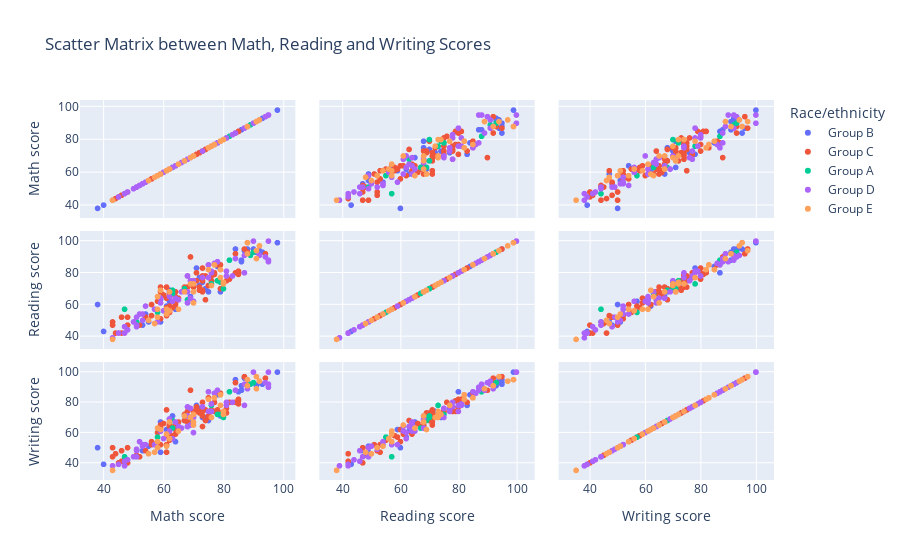

Notebook code cell kept with this figure:
### Code cell
fig = px.scatter_matrix(df, dimensions=['Math score', 'Reading score', 'Writing score'], 
                        color='Race/ethnicity',title='Scatter Matrix between Math, Reading and Writing Scores')
fig.show()

### Figure 1 — Plotly figure (JSON) as saved in the notebook; plotly's stock layout.template omitted (floating-point values rounded to 4 significant figures)
{"data": [{"dimensions": [{"axis": {"matches": true}, "label": "Math score", "values": [72, 90, 71, 88, 40, 38, 85, 67, 69, 93, 79, 87, 98, 86, 61, 62, 64, 63, 86, 72, 53, 73, 84, 59, 62, 54, 59, 55, 78, 62, 74, 64, 91, 59, 75, 92]}, {"axis": {"matches": true}, "label": "Reading score", "values": [72, 95, 83, 95, 43, 60, 80, 70, 65, 93, 68, 94, 99, 87, 59, 62, 68, 69, 88, 77, 47, 74, 95, 63, 69, 54, 64, 49, 84, 67, 70, 57, 93, 49, 68, 94]}, {"axis": {"matches": true}, "label": "Writing score", "values": [74, 93, 78, 92, 39, 50, 87, 68, 67, 92, 71, 96, 100, 88, 62, 57, 63, 71, 91, 76, 48, 70, 95, 61, 69, 52, 67, 51, 85, 64, 70, 54, 91, 47, 68, 93]}], "hovertemplate": "Race/ethnicity=Group B<br>%{xaxis.title.text}=%{x}<br>%{yaxis.title.text}=%{y}<extra></extra>", "legendgroup": "Group B", "marker": {"color": "#636efa", "symbol": "circle"}, "name": "Group B", "showlegend": true, "type": "splom"}, {"dimensions": [{"axis": {"matches": true}, "label": "Math score", "values": [69, 76, 82, 94, 85, 74, 61, 65, 44, 75, 72, 79, 48, 72, 62, 73, 74, 85, 79, 78, 61, 78, 61, 43, 62, 68, 70, 59, 62, 59, 64, 46, 81, 45, 64, 71, 56, 68, 79, 43, 73, 61, 62, 76, 73, 71, 58, 56, 48, 75, 73, 60, 81, 64, 77, 77, 61, 46, 73, 54, 88, 85, 84, 87, 51, 75, 70, 52, 85, 70, 84, 59, 64, 67, 67, 63]}, {"axis": {"matches": true}, "label": "Reading score", "values": [90, 78, 76, 92, 80, 63, 64, 64, 42, 85, 69, 70, 52, 71, 68, 69, 78, 79, 82, 85, 53, 75, 54, 49, 67, 71, 71, 51, 55, 71, 60, 42, 75, 42, 65, 80, 60, 78, 85, 47, 83, 71, 59, 75, 78, 75, 62, 53, 47, 72, 68, 66, 75, 68, 79, 80, 58, 52, 75, 52, 93, 81, 92, 95, 48, 72, 72, 47, 81, 75, 80, 68, 61, 71, 70, 58]}, {"axis": {"matches": true}, "label": "Writing score", "values": [88, 75, 80, 96, 82, 68, 59, 67, 46, 83, 73, 73, 50, 74, 65, 71, 75, 81, 85, 87, 47, 75, 52, 44, 64, 67, 70, 52, 55, 65, 62, 41, 76, 40, 63, 77, 54, 74, 86, 50, 80, 75, 57, 74, 74, 74, 60, 52, 40, 70, 64, 66, 73, 65, 74, 80, 58, 48, 74, 48, 93, 82, 93, 97, 45, 71, 71, 44, 79, 74, 80, 63, 59, 72, 68, 58]}], "hovertemplate": "Race/ethnicity=Group C<br>%{xaxis.title.text}=%{x}<br>%{yaxis.title.text}=%{y}<extra></extra>", "legendgroup": "Group C", "marker": {"color": "#EF553B", "symbol": "circle"}, "name": "Group C", "showlegend": true, "type": "splom"}, {"dimensions": [{"axis": {"matches": true}, "label": "Math score", "values": [47, 63, 78, 82, 67, 90, 58, 76, 89, 51, 68, 79, 63, 80]}, {"axis": {"matches": true}, "label": "Reading score", "values": [57, 69, 75, 88, 70, 93, 55, 73, 91, 49, 63, 74, 67, 70]}, {"axis": {"matches": true}, "label": "Writing score", "values": [44, 68, 72, 87, 71, 93, 57, 78, 92, 44, 64, 72, 63, 70]}], "hovertemplate": "Race/ethnicity=Group A<br>%{xaxis.title.text}=%{x}<br>%{yaxis.title.text}=%{y}<extra></extra>", "legendgroup": "Group A", "marker": {"color": "#00cc96", "symbol": "circle"}, "name": "Group A", "showlegend": true, "type": "splom"}, {"dimensions": [{"axis": {"matches": true}, "label": "Math score", "values": [64, 95, 43, 88, 76, 81, 52, 68, 83, 92, 75, 94, 70, 58, 88, 59, 45, 95, 68, 77, 51, 60, 87, 70, 65, 50, 66, 78, 48, 69, 87, 62, 51, 75, 63, 68, 90, 51, 57, 69, 59, 47, 76, 73, 95, 53, 84, 47, 53, 81, 62, 54]}, {"axis": {"matches": true}, "label": "Reading score", "values": [64, 88, 39, 92, 80, 78, 54, 61, 78, 91, 77, 90, 75, 49, 99, 64, 42, 87, 78, 86, 46, 56, 91, 62, 63, 49, 68, 87, 44, 64, 80, 68, 47, 85, 62, 68, 100, 52, 57, 75, 61, 42, 81, 77, 100, 50, 89, 46, 54, 81, 65, 59]}, {"axis": {"matches": true}, "label": "Writing score", "values": [67, 92, 38, 89, 74, 80, 54, 64, 80, 94, 74, 93, 70, 50, 95, 61, 39, 90, 77, 86, 48, 56, 92, 60, 64, 44, 63, 88, 42, 65, 78, 69, 44, 87, 56, 71, 100, 49, 52, 76, 61, 38, 79, 77, 100, 51, 88, 41, 52, 78, 61, 52]}], "hovertemplate": "Race/ethnicity=Group D<br>%{xaxis.title.text}=%{x}<br>%{yaxis.title.text}=%{y}<extra></extra>", "legendgroup": "Group D", "marker": {"color": "#ab63fa", "symbol": "circle"}, "name": "Group D", "showlegend": true, "type": "splom"}, {"dimensions": [{"axis": {"matches": true}, "label": "Math score", "values": [70, 59, 91, 58, 92, 55, 80, 79, 61, 65, 88, 69, 61, 79, 88, 80, 70, 91, 62, 67, 76, 62, 58, 43, 70, 57, 75, 77, 58]}, {"axis": {"matches": true}, "label": "Reading score", "values": [61, 69, 94, 57, 97, 50, 74, 82, 57, 57, 92, 73, 54, 77, 99, 73, 73, 89, 56, 68, 72, 68, 52, 38, 68, 48, 82, 85, 65]}, {"axis": {"matches": true}, "label": "Writing score", "values": [65, 62, 97, 54, 94, 46, 72, 85, 59, 61, 91, 70, 51, 78, 95, 74, 72, 89, 56, 71, 70, 67, 50, 35, 67, 47, 82, 83, 63]}], "hovertemplate": "Race/ethnicity=Group E<br>%{xaxis.title.text}=%{x}<br>%{yaxis.title.text}=%{y}<extra></extra>", "legendgroup": "Group E", "marker": {"color": "#FFA15A", "symbol": "circle"}, "name": "Group E", "showlegend": true, "type": "splom"}], "layout": {"dragmode": "select", "legend": {"title": {"text": "Race/ethnicity"}, "tracegroupgap": 0}, "title": {"text": "Scatter Matrix between Math, Reading and Writing Scores"}}}
